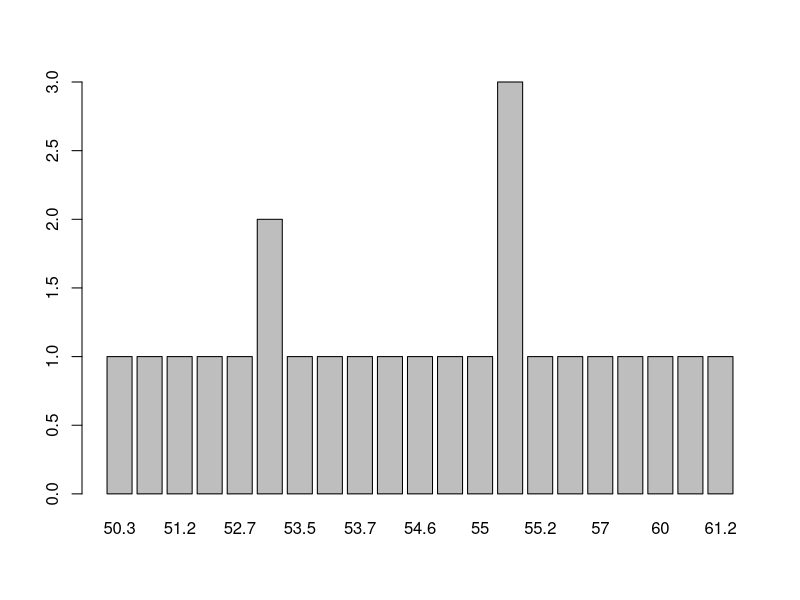

Reproduce this figure in R.
## ---- chunk 1
knitr::opts_chunk$set(echo = TRUE, comment = NA)
## ---- chunk 2
pesos = c(55.1,54.0,55.2,53.7,60.2,53.2,54.6,55.1,51.2,53.2,54.8,52.3,56.9,57.0,55.0,53.5,50.9,55.1,53.6,61.2,59.5,50.3,52.7,60.0)
## ---- chunk 3
barplot(table(pesos))
